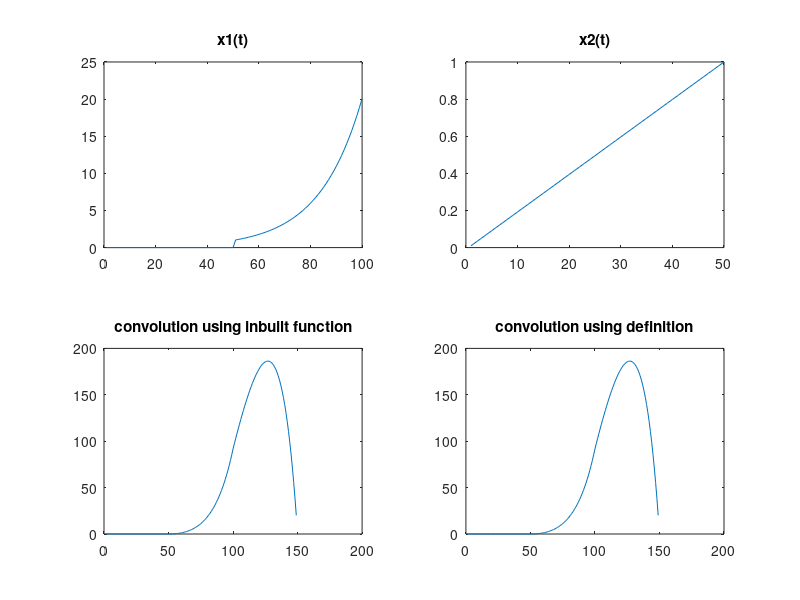

This figure's MATLAB source:
t = linspace(-1,1,100);
x1 = @(t) 1.*exp(3.*t).*(t>=0);
subplot(2,2,1)
plot(x1(t))
title('x1(t)');
x2 = @(t) 1*t(t>=0);
subplot(2,2,2)
plot(x2(t));
title('x2(t)');
x3 = conv(x1(t),x2(t));
subplot(2,2,3)
plot(x3);
title('convolution using inbuilt function');
X = x1(t);
Y = x2(t);
z = zeros(1,length(X)+length(Y)-1);
X = [X,zeros(1,length(Y)-1)];
Y = [Y,zeros(1,length(X)-1)];
z(1) = X(1)*Y(1);
for i = 2:(length(x1(t))+length(x2(t))-1)
    for j = 1:i
        z(i) = z(i) + X(j)*Y(i+1-j);
    end
end
subplot(2,2,4)
plot(z)
title('convolution using definition')